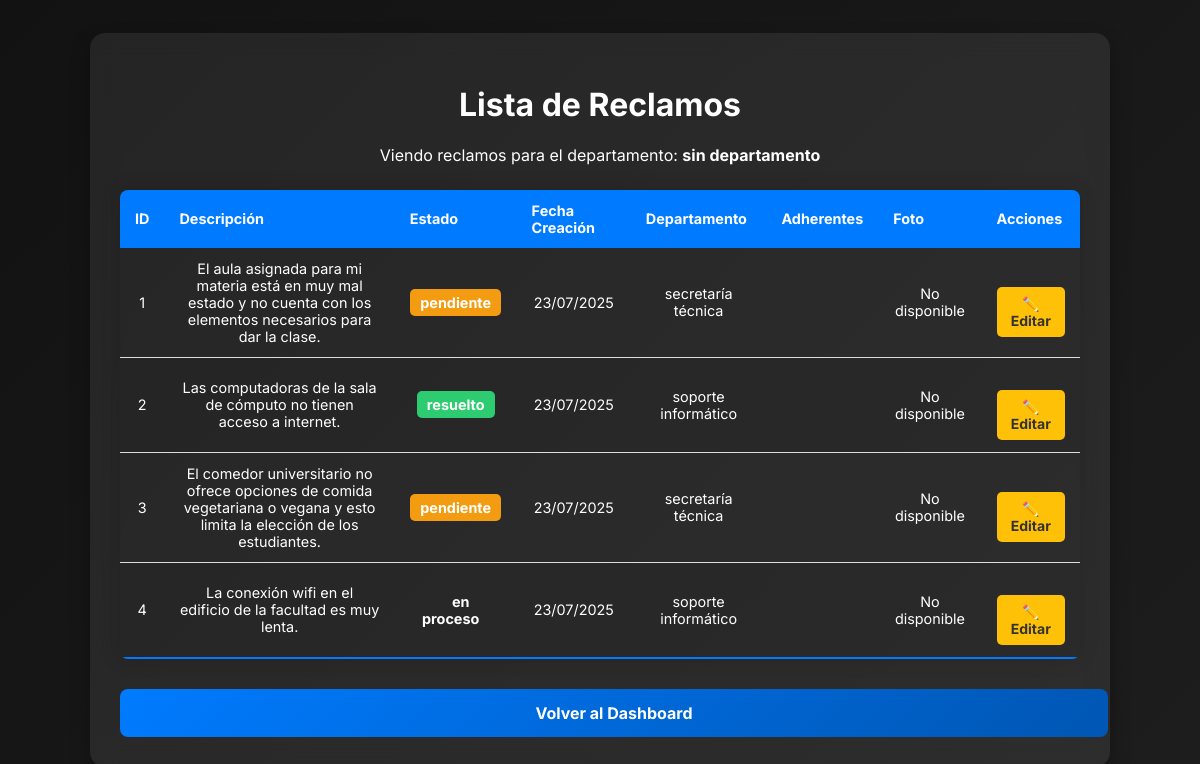
Page /listar_reclamos (signed in) on the committed database.
### modules/modelos.py (models this page shows, shortened)
class ModeloReclamo(Base):
    __tablename__= 'reclamos'
    id= Column(Integer, primary_key=True)
    descripcion= Column(String(1000), nullable=False)
    estado= Column(String(50), default="pendiente") #El estado. Puede ser Pendiente, o Resuelto
    departamento= Column(String(100), nullable=False)
    fecha_creacion= Column(DateTime, default=datetime.utcnow)
    fecha_resolucion= Column(DateTime, nullable=True)
    id_usuario= Column(Integer, ForeignKey('usuarios.id')) #Reclamo ligado a usuario
    foto = Column(String(255), nullable=True)

### server.py (the view, shortened to what this page needs)
@app.route('/listar_reclamos', methods=['GET'])
@login_required
def listar_reclamos():
    departamento_filtro = request.args.get('departamento')
    departamentos = gestor_reclamos.obtener_departamentos()
    if current_user.is_authenticated and current_user.es_secretario():
        if departamento_filtro:
            lista_reclamos = gestor_reclamos.listar_reclamos_por_departamento(departamento_filtro)
        else:
            lista_reclamos = gestor_reclamos.repo.obtener_todos_los_registros()
    elif current_user.is_authenticated and current_user.es_jefe():
        lista_reclamos = gestor_reclamos.listar_reclamos_por_departamento(current_user.departamento)
        departamentos = []
    else:
        if departamento_filtro:
            lista_reclamos = gestor_reclamos.listar_reclamos_por_departamento(departamento_filtro, estado="pendiente")
        else:
            lista_reclamos = gestor_reclamos.listar_reclamos_para_usuarios()
    return render_template('listar_reclamos.html',
                           lista_reclamos=lista_reclamos,
                           departamentos=departamentos,
                           departamento_filtro=departamento_filtro)

### modules/dominio.py (called while the page is built)
    @property
    def id(self):
        return self.__id

    @property
    def descripcion(self):
        return self.__descripcion

    @property
    def estado(self):
        return self.__estado

    @property
    def departamento(self):
        return self.__departamento

    @property
    def fecha_creacion(self):
        return self.__fecha_creacion

    @property
    def foto(self):
        return self.__foto

    @id.setter
    def id(self, p_id):
        if p_id is not None and not isinstance(p_id, int):
            raise ValueError("El id debe ser un número entero")
        self.__id=p_id

    @descripcion.setter
    def descripcion(self, p_descripcion):
        if not isinstance(p_descripcion, str) or p_descripcion.strip() == "":
            raise ValueError("La descripcion no puede estar vacía")
        self.__descripcion= p_descripcion.strip()

    @estado.setter
    def estado(self, p_estado):
        if p_estado not in ["pendiente", "resuelto", "en proceso","inválido"]:
            raise ValueError("El estado debe ser 'pendiente', 'resuelto', 'en proceso' o 'invalido'")
        self.__estado=p_estado

    @id_usuario.setter
    def id_usuario(self, p_id_usuario):
        if  p_id_usuario is not None and not isinstance(p_id_usuario, int):
            raise ValueError("El ID de usuario debe ser un número entero")
        self.__id_usuario=p_id_usuario

    @departamento.setter
    def departamento(self, p_departamento):
        if not isinstance(p_departamento, str) or p_departamento.strip()== "":
            raise ValueError("El departamento no puede estar vacío")
        self.__departamento=p_departamento

    @fecha_creacion.setter
    def fecha_creacion(self, p_fecha_creacion):
        self.__fecha_creacion= p_fecha_creacion

    @foto.setter
    def foto(self, p_foto):
        self.__foto=p_foto

    @fecha_resolucion.setter
    def fecha_resolucion(self, p_fecha_resolucion):
        self.__fecha_resolucion= p_fecha_resolucion

    @property
    def id(self):
        return self.__id

    @property
    def nombre(self):
        return self.__nombre

    @property
    def apellido(self):
        return self.__apellido

    @property
    def username(self):
        return self.__username

    @property
    def email(self):
        return self.__email

    @property
    def password(self):
        return self.__password

    @property
    def rol(self):
        return self.__rol

    @property
    def departamento(self):
        return self.__departamento

### templates/listar_reclamos.html (shortened to what this page needs)
<!DOCTYPE html>
<html lang="es">
<head>
    <link rel="stylesheet" type="text/css" href="{{ url_for('static', filename='style.css') }}">
</head>
<body>
    <div class="container" style="width: 80%; max-width: 1200px;">
        <h1>Lista de Reclamos</h1>
        {% if not (current_user.es_jefe() or current_user.es_secretario()) %}
            <form method="GET" action="{{ url_for('listar_reclamos') }}" class="filter-form">
                <label for="departamento">Filtrar por departamento:</label>
                <select name="departamento" class="form-control">
                    <option value="">Todos</option>
                    {% for depto in departamentos %}
                        <option value="{{ depto }}" {% if departamento_filtro == depto %}selected{% endif %}>{{ depto }}</option>
                    {% endfor %}
                </select>
                <button type="submit" class="btn-primary" style="width: auto; padding: 10px 20px;">Filtrar</button>
            </form>
        {% else %}
             <p>Viendo reclamos para el departamento: <strong>{{ current_user.departamento }}</strong></p>
        {% endif %}
        {% if lista_reclamos %}
            <table class="styled-table">
                <thead>
                    <tr>
                        <th>ID</th>
                        <th>Descripción</th>
                        <th>Estado</th>
                        <th>Fecha Creación</th>
                        <th>Departamento</th>
                        <th>Adherentes</th>
                        <th>Foto</th>
                        <th>Acciones</th>
                    </tr>
                </thead>
                <tbody>
                    {% for reclamo in lista_reclamos %}
                    <tr>
                        <td>{{ reclamo.id }}</td>
                        <td>{{ reclamo.descripcion }}</td>
                        <td><span class="status {{ reclamo.estado|replace(' ', '.') }}">{{ reclamo.estado }}</span></td>
                        <td>{{ reclamo.fecha_creacion.strftime('%d/%m/%Y') }}</td>
                        <td>{{ reclamo.departamento }}</td>
                        <td>{{ reclamo.adherentes }}</td>
                        <td>
                            {% if reclamo.foto %}
                                <img src="{{ url_for('static', filename='uploads/' + reclamo.foto) }}" alt="Foto del reclamo" width="100" style="border-radius: 5px;">
                            {% else %}
                                <span>No disponible</span>
                            {% endif %}
                        </td>
                        <td>
                            {% if current_user.es_jefe() or current_user.es_secretario()%}
                                <a href="{{ url_for('editar_reclamo', id=reclamo.id) }}" class="btn-edit">✏️ Editar</a>
                            {% endif %}
                        </td>
                    </tr>
                    {% endfor %}
                </tbody>
            </table>
        {% else %}
            <div class="alert alert-info">No hay reclamos que coincidan con los criterios de búsqueda.</div>
        {% endif %}
        <div class="links-container" style="margin-top: 30px;">
            {% if current_user.es_jefe() or current_user.es_secretario() %}
                <a href="{{ url_for('dashboard') }}" class="btn-primary">Volver al Dashboard</a>
            {% else %}
                <a href="{{ url_for('menu_principal') }}" class="btn-primary">Volver al Menú</a>
                <a href="{{ url_for('agregar_reclamo') }}" class="btn-secondary" style="margin-left: 10px;">Crear un Reclamo</a>
            {% endif %}
        </div>
    </div>
</body>
</html>

### static/style.css (style rules this page uses)
body { font-family: 'Inter', sans-serif; background: linear-gradient(135deg, #121212, #1d1d1d); color: #ffffff; margin: 0; display: flex; justify-content: center; align-items: center; min-height: 100vh; }
.container { width: 40%; padding: 30px; background: rgba(255, 255, 255, 0.08); box-shadow: 0px 10px 20px rgba(0, 0, 0, 0.3); border-radius: 15px; backdrop-filter: blur(12px); text-align: center; transition: all 0.3s ease-in-out; }
.btn-primary { display: block; width: 100%; padding: 14px; font-size: 16px; font-weight: bold; background: linear-gradient(135deg, #007bff, #0056b3); color: white; border: none; border-radius: 8px; cursor: pointer; transition: 0.4s ease-in-out; margin-top: 20px; }
a { color: #f8f9fa; text-decoration: none; font-weight: bold; display: block; margin-top: 20px; transition: 0.3s; }

### templates/listar_reclamos.html (style rules this page uses)
.styled-table { width: 100%; border-collapse: collapse; margin: 25px 0; font-size: 0.9em; border-radius: 8px; overflow: hidden; box-shadow: 0 0 20px rgba(0, 0, 0, 0.15); }
.styled-table thead tr { background-color: #007bff; color: #ffffff; text-align: left; }
.styled-table th, .styled-table td { padding: 12px 15px; }
.styled-table tbody tr { border-bottom: 1px solid #dddddd; }
.styled-table tbody tr:nth-of-type(even) { background-color: rgba(0,0,0,0.05); }
.styled-table tbody tr:last-of-type { border-bottom: 2px solid #007bff; }
.status { padding: 5px 10px; border-radius: 5px; color: white; font-weight: bold; }
.status.pendiente { background-color: #f39c12; }
.status.resuelto { background-color: #2ecc71; }
.btn-join, .btn-edit { padding: 8px 12px; border: none; border-radius: 5px; cursor: pointer; color: white; text-decoration: none; display: inline-block; font-size: 14px; }
.btn-edit { background-color: #ffc107; color: #333; }

### rows in the picture
ModeloReclamo: id "1", descripcion "El aula asignada para mi materia está en muy mal estado y no cuenta con los elementos necesarios para dar la clase.", estado "pendiente", fecha_creacion "23/07/2025", departamento "secretaría técnica"
ModeloReclamo: id "2", descripcion "Las computadoras de la sala de cómputo no tienen acceso a internet.", estado "resuelto", fecha_creacion "23/07/2025", departamento "soporte informático"
ModeloReclamo: id "3", descripcion "El comedor universitario no ofrece opciones de comida vegetariana o vegana y esto limita la elección de los estudiantes.", estado "pendiente", fecha_creacion "23/07/2025", departamento "secretaría técnica"
ModeloReclamo: id "4", descripcion "La conexión wifi en el edificio de la facultad es muy lenta.", estado "en proceso", fecha_creacion "23/07/2025", departamento "soporte informático"

### other values in the picture
{{ current_user.departamento }} "sin departamento"
